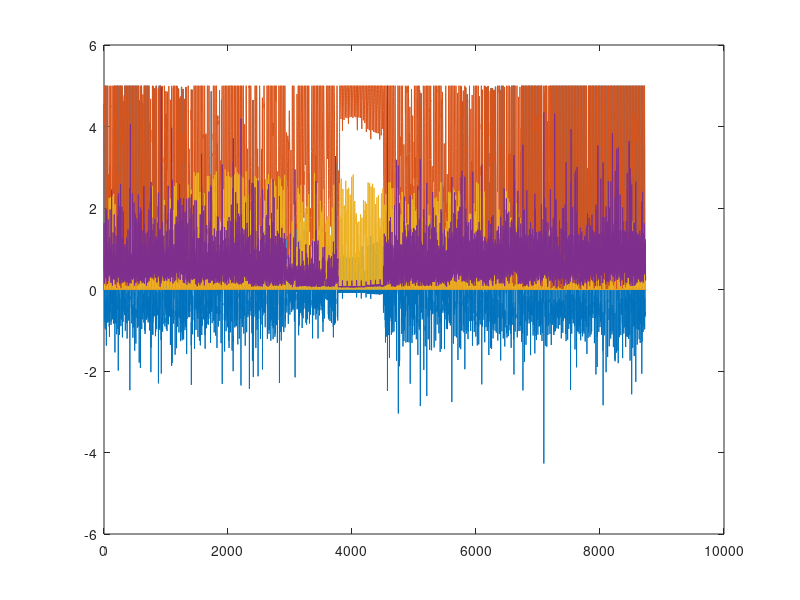

Source code (MATLAB):

clc
clear 
close all;

PL_max=5;                      % Maximum of load demand during a year
Ppv_max=3;                     % Maximum of PV generation during a year
% Day_Price=0.039251;             % Daily electricity price ($/kWh)
% Night_Price=0.025989;           % Nightly electricity price ($/kWh)
Day_Price               = 0.3239;              % Day   electricity price (Euro/kWh).
Night_Price             = 0.2528;              % Night electricity price (Euro/kWh)
T1= 8;                           % Start hour of daily price
T2= 23;                          % Last hour of daily price
Price=[ones(1,T1-1)*Night_Price ones(1,T2-T1+1)*Day_Price ones(1,24-T2)*Night_Price];
COST1=[];                       % Matrix for saving yearly operational cost of system considering PV for each battery capacity
COST2=[];                       % Matrix for saving yearly operational cost of system considering battery and PV for each battery capacity
COST3=[];                       % Matrix for saving yearly operational cost of system without battery and PV for each battery capacity
INV_Cost=[];                    % Matrix for saving investment cost of system for each battery capacity
Counter=0;
for CapB=5               % Runin the system for different battery capacity with the step of 0.1
    Counter=Counter+1;          % This is the index of matrices for each battery capacity. If CapB=0:0.1:15, the counter is varied from 1 to 151 to change rows of matrices.
    SOC_min=0;                  % Minimum of State of Charge in Battery
    SOC_max=CapB;               % Maximum of State of Charge in Battery
    Cycle_Life=500;             % Cycle life of the battery
    CH_C_rate=1;                % The rate at which a battery is being charged or discharged (1/h)
    DCH_C_rate=1;               % Charging and Discharging is same. They can be different.
    Inv_PriceB=100;             % Investment cost of battery ($/kWh)
    Cost1=0;                    % Matrix for summing daily operational cost of system considering PV at each battery capacity
    Cost2=0;                    % Matrix for summing daily operational cost of system considering battery and PV at each battery capacity
    Cost3=0;                    % Matrix for summing daily operational cost of system without battery and PV at each battery capacity
    Memory=SOC_min;             % It is assumed that the battery has the minimum state of charge at the begining of the project. It cannot affect abviously on the results.
    for k=0:363                 % Starting calculating different defined costs of system for each day
        
        load('PL_Ppv')          % Load PV and load demand data
        PL=PL_max/max(PL)*PL(1+24*k:24+24*k);% Normalize and adjust peak of load demand to PL_max at the understudy day
        Ppv=Ppv_max/max(Ppv)*Ppv(1+24*k:24+24*k);% Normalize and adjust peak of generated PV to Ppv_max at the understudy day
        
        SOC(Counter,k+1,1)=Memory;%Battery state of charge at each day is the battery state of charge at the end of previous day.
        My_PL=PL-Ppv;           % Returns 1x24 vector which positive value means that load demand is higher than generated PV and negative value is vice versa.
        % In other words, negative means that extra generation of PV should be stored and positive means that should be met by battery or grid.
        SEDPS=0;                % Sum of Energy Demand at Daily Price for each Section. The first section is at teh start of daily price hour and new sectoin is created if the sign of My_PL is changed.
        I=T1-1;
        Flag =[]; 
        PVS=0;                    % PV generation at each section.
        while I < T2                % Calculating SEDPS and PVS variables.
            for II = I+1:T2       % Combination of "while" and "for" with "break" can help to create pre-unknown number of sections
                I  = II; 
                if sign(My_PL(II))>=0
                    SEDPS(end)=SEDPS(end)+My_PL(II); 
                    
                else
                    Flag=[Flag;I];% To know the hours of PV generation for each section.
                    PVS(end)=PVS(end)- My_PL(II);
                    if Flag(end)~= T1 && SEDPS(end)==0%Eliminate the hour number if there are two consequtive PV generation hours
                        SEDPS(end)=[];
                        Flag(end)=[];
                    elseif SEDPS(end)~=0 && size(Flag,1)>1
                        PVS(end)=PVS(end)+My_PL(II);
                        PVS(end+1)=-My_PL(II);
                    end
                    SEDPS(end+1)=0;
                    break
                end
            end
        end
        Flag(end+1)=T2;         % The end of flag should be the last hour of daily price
        
        PV2=sum(Ppv(1:T1-1));                  % Calculating extra PV generation at nightly price
        
        
        %Limitation of First-hours Charging for Absorbing PVs
        LimCh=PV2+SOC(Counter,k+1,1);
        %% section1 
%         
%          A = size(LimCh);
%          B = size(PVS);
%          
        %% 
        if isempty(PVS)~=1
            %     LimCh=[LimCh;LimCh+PV(1)];
            for I=1:length(PVS)
                if PVS(I)>SEDPS(I)
                    LimCh=[LimCh;LimCh+(PVS(I)-SEDPS(I))];
                else
                    LimCh=[LimCh;LimCh];
                end
            end
        end
        
        if SOC_max-LimCh(end)>SOC(Counter,k+1,1)
            % Scheduling the system for the first hour
            PB(Counter,k+1,1)=max(0,min(SOC_max-SOC(Counter,k+1,1)-LimCh(end),CapB*CH_C_rate));
            SOC(Counter,k+1,1)=SOC(Counter,k+1,1)+PB(Counter,k+1,1);
            My_LD(1)=PL(1)+PB(Counter,k+1,1);
            % scheduling the system for nightly price
            for I=2:T1-1
                PB(Counter,k+1,I)=max(0,min(SOC_max-SOC(Counter,k+1,I-1)-LimCh(end),CapB*CH_C_rate));
                SOC(Counter,k+1,I)=SOC(Counter,k+1,I-1)+PB(Counter,k+1,I);
                My_LD(I)=PL(I)+PB(Counter,k+1,I);
            end
        else

            if SOC(Counter,k+1,1)-(SOC_max-LimCh(end))>PL(1)
                PB(Counter,k+1,1)=-min(min(PL(1),SOC(Counter,k+1,1)),CapB*DCH_C_rate);
                SOC(Counter,k+1,1)=SOC(Counter,k+1,1)+PB(Counter,k+1,1);
                My_LD(1)=PL(1)+PB(Counter,k+1,1);
            else
                PB(Counter,k+1,1)=-min(min(SOC(Counter,k+1,1)-(SOC_max-LimCh(end)),SOC(Counter,k+1,1)),CapB*DCH_C_rate);
                SOC(Counter,k+1,1)=SOC(Counter,k+1,1)+PB(Counter,k+1,1);
                My_LD(1)=PL(1)+PB(Counter,k+1,1);
            end
            I=2;
            while I<8
                if SOC(Counter,k+1,I-1)-(SOC_max-LimCh(end))>PL(I)
                    PB(Counter,k+1,I)=-min(min(PL(I),SOC(Counter,k+1,I-1)),CapB*DCH_C_rate);
                    SOC(Counter,k+1,I)=SOC(Counter,k+1,I-1)+PB(Counter,k+1,I);
                    My_LD(I)=PL(I)+PB(Counter,k+1,I);
                else
                    PB(Counter,k+1,I)=-min(min(SOC(Counter,k+1,I-1)-(SOC_max-LimCh(end)),SOC(Counter,k+1,I-1)),CapB*DCH_C_rate);
                    SOC(Counter,k+1,I)=SOC(Counter,k+1,I-1)+PB(Counter,k+1,I);
                    My_LD(I)=PL(I)+PB(Counter,k+1,I);
                end
                I=I+1;
            end
        end
        
        
        
        
        
        % scheduling the system for daily price
        for I=T1:T2
            if My_PL(I)>0
                PB(Counter,k+1,I)=-min(min(CapB*DCH_C_rate,SOC(Counter,k+1,I-1)),My_PL(I));
                SOC(Counter,k+1,I)=SOC(Counter,k+1,I-1)+PB(Counter,k+1,I);
                My_LD(I)=My_PL(I)+PB(Counter,k+1,I);
            else
                PB(Counter,k+1,I)=min(-My_PL(I),min(CapB*CH_C_rate,SOC_max-SOC(Counter,k+1,I-1)));
                SOC(Counter,k+1,I)=SOC(Counter,k+1,I-1)+PB(Counter,k+1,I);
                My_LD(I)=0;
            end
        end
        
        % scheduling the system for last hours with nightly price
        My_LD(T2+1:24)=PL(T2+1:24);
        SOC(Counter,k+1,T2+1:24)=SOC(Counter,k+1,T2);
        PB(Counter,k+1,T2+1:24)=0;
        
        Memory=SOC(Counter,k+1,24); % Store SOC of last hour to use at the begining hour of next day
        
        My_PL(My_PL<0)=0;
        Cost1=Cost1+sum(Price'.*[PL(1:T1-1);My_PL(T1:T2);PL(T2+1:24)]);
        Cost2=Cost2+sum(Price.*My_LD);
        Cost3=Cost3+sum(Price'.*PL);
        
    end
    COST1=[COST1;Cost1];
    COST2=[COST2;Cost2-Memory*Price(end)];
    COST3=[COST3;Cost3];
    INV_Cost=[INV_Cost;((Inv_PriceB*CapB)+5000)];
end
%figure;plot(0:0.1:15,INV_Cost./(COST1-COST2))
%figure;plot(0:0.1:15,INV_Cost./(COST3-COST2))
[a b]=min(INV_Cost./(COST1-COST2));
PBplot=squeeze(PB(b,:,:))';
figure;plot(PBplot(:))
hold on
SOCplot=squeeze(SOC(b,:,:))';
plot(SOCplot(:))
load('PL_Ppv')          % Load PV and load demand data
PL=PL_max/max(PL)*PL;% Normalize and adjust peak of load demand to PL_max at the understudy day
Ppv=Ppv_max/max(Ppv)*Ppv;
hold on;
plot(Ppv)
plot(PL)